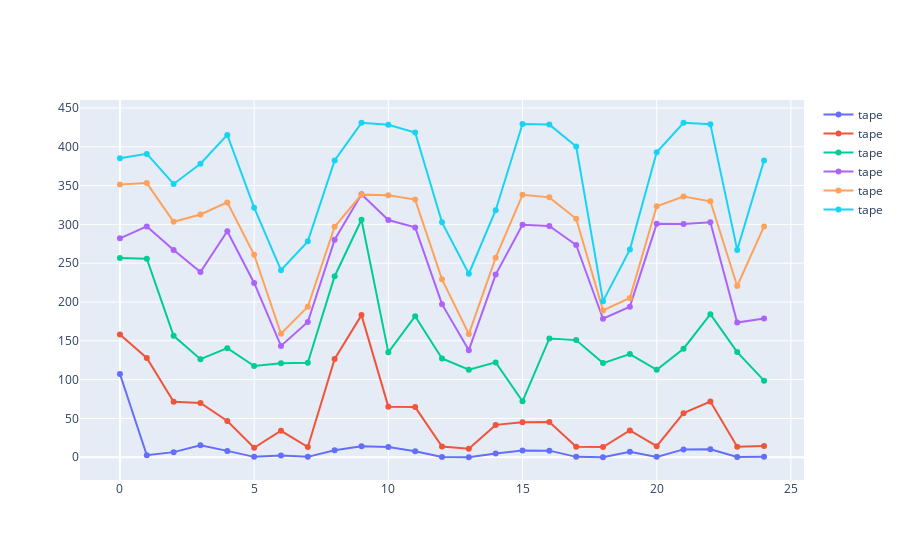
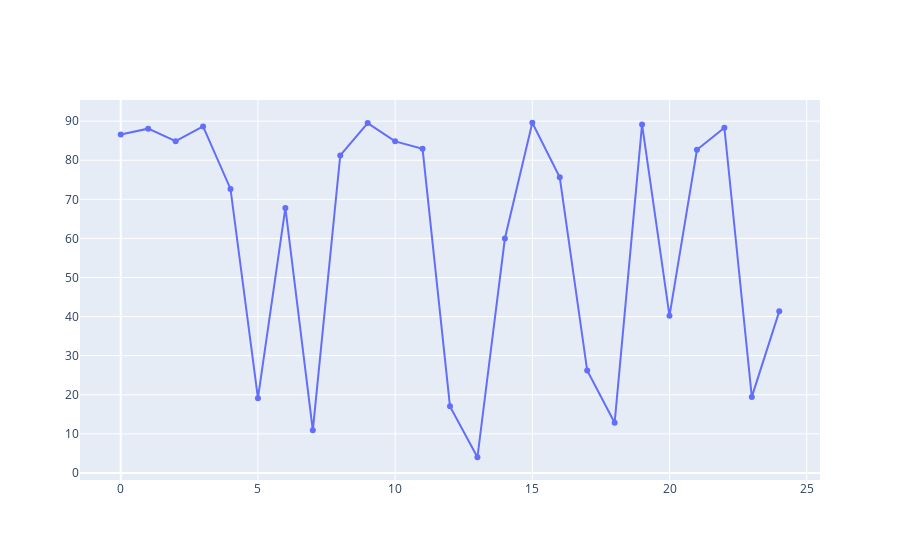

The cell these charts' notebook holds for them, in order:
### Code cell
import plotly.graph_objects as go





def draw_graph_y(y_points_avg,num_tapes):
    fig = go.Figure()
    for index in range(num_tapes):
        fig.add_trace(go.Scatter(y=y_points_avg[index],
                        mode='lines+markers',
                        name='tape')) ##figure out how to get all the different tape numbers in name
    fig.show()


def draw_graph_angles(angles_avg):
    fig = go.Figure()
    fig.add_trace(go.Scatter(y=angles_avg,
                    mode='lines+markers',
                    name='angles'))
    fig.show()

draw_graph_y(y_points_avg,6)
draw_graph_angles(angles_avg)
# Create traces
"""fig = go.Figure()
fig1 = go.Figure()
fig2 = go.Figure()
fig3 = go.Figure()
fig4 = go.Figure()
fig5 = go.Figure()
fig6 = go.Figure()
fig7 = go.Figure()
fig.add_trace(go.Scatter(y=y_points1,
                    mode='lines+markers',
                    name='tape1'))
fig.add_trace(go.Scatter(y=y_points2,
                    mode='lines+markers',
                    name='tape2'))
fig.add_trace(go.Scatter(y=y_points3,
                    mode='lines+markers',
                    name='tape3'))
fig.add_trace(go.Scatter(y=y_points4,
                    mode='lines+markers',
                    name='tape4'))
fig.add_trace(go.Scatter(y=y_points5,
                    mode='lines+markers',
                    name='tape5'))
fig.add_trace(go.Scatter(y=y_points6,
                    mode='lines+markers',
                    name='tape6'))"""
"""fig2.add_trace(go.Scatter(y=angles,
                    mode='lines+markers',
                    name='angles'))"""
"""fig3.add_trace(go.Scatter(y=y_points1,
                    mode='lines+markers',
                    name='tape1'))
fig3.add_trace(go.Scatter(y=y_points2,
                    mode='lines+markers',
                    name='tape2'))
fig3.add_trace(go.Scatter(y=y_points3,
                    mode='lines+markers',
                    name='tape3'))
fig4.add_trace(go.Scatter(y=y_points1_avg,
                    mode='lines+markers',
                    name='tape1_avg'))
fig4.add_trace(go.Scatter(y=y_points2_avg,
                    mode='lines+markers',
                    name='tape2_avg'))
fig4.add_trace(go.Scatter(y=y_points3_avg,
                    mode='lines+markers',
                    name='tape3_avg'))
fig4.add_trace(go.Scatter(y=y_points4_avg,
                    mode='lines+markers',
                    name='tape4_avg'))
fig4.add_trace(go.Scatter(y=y_points5_avg,
                    mode='lines+markers',
                    name='tape5_avg'))
fig4.add_trace(go.Scatter(y=y_points6_avg,
                    mode='lines+markers',
                    name='tape6_avg'))
fig5.add_trace(go.Scatter(y=angles_avg,
                    mode='lines+markers',
                    name='angles_avg'))
fig6.add_trace(go.Scatter(y=angles_avg_new,
                    mode='lines+markers',
                    name='angles_avg_new'))
fig7.add_trace(go.Scatter(y=y_points_avg[0],
                    mode='lines+markers',
                    name='tape1'))
fig7.add_trace(go.Scatter(y=y_points_avg[1],
                    mode='lines+markers',
                    name='tape2'))
fig7.add_trace(go.Scatter(y=y_points_avg[2],
                    mode='lines+markers',
                    name='tape3'))
fig7.add_trace(go.Scatter(y=y_points_avg[3],
                    mode='lines+markers',
                    name='tape4'))
fig7.add_trace(go.Scatter(y=y_points_avg[4],
                    mode='lines+markers',
                    name='tape5'))
fig7.add_trace(go.Scatter(y=y_points_avg[5],
                    mode='lines+markers',
                    name='tape6'))
#fig.add_trace(go.Scatter(x=random_x, y=random_y,mode='lines+markers',name='lines+markers'))


fig.show()

fig2.show()
fig3.show()
fig4.show()
fig7.show()
fig5.show()
fig6.show()
"""

### Figure 1 — Plotly figure (JSON) as saved in the notebook; plotly's stock layout.template omitted (floating-point values rounded to 4 significant figures)
{"data": [{"mode": "lines+markers", "name": "tape", "type": "scatter", "y": [107.3, 2.6, 6.6, 15.3, 8.2, 0.5, 2.4, 0.5, 8.9, 14.3, 13.1, 7.7, 0.3, 0.1, 4.9, 8.6, 8.5, 0.5, 0, 7, 0.5, 10.1, 10.3, 0.3, 0.5]}, {"mode": "lines+markers", "name": "tape", "type": "scatter", "y": [158.1, 128, 71.4, 69.9, 46.7, 12.2, 34.1, 13.1, 126.6, 183.1, 65.2, 64.6, 13.7, 11.1, 41.7, 45.2, 45.4, 13.6, 13.2, 34.5, 14.3, 56.8, 71.7, 13.5, 14.33]}, {"mode": "lines+markers", "name": "tape", "type": "scatter", "y": [256.7, 255.7, 156.4, 126.3, 140.5, 117.5, 121.1, 121.6, 233.2, 305.9, 135.1, 181.7, 127.3, 112.8, 122.2, 72.1, 153, 150.9, 121.3, 132.9, 112.7, 139.8, 184.3, 135.5, 98.67]}, {"mode": "lines+markers", "name": "tape", "type": "scatter", "y": [282, 297.3, 267, 238.7, 291.1, 224.5, 143.4, 174.3, 280.3, 338.7, 305.6, 296.1, 197.2, 137.9, 235.3, 299.5, 298, 273.4, 178.4, 194, 300.7, 300.5, 302.8, 173.5, 178.8]}, {"mode": "lines+markers", "name": "tape", "type": "scatter", "y": [351.2, 353.2, 303.4, 312.7, 328.3, 260.8, 159.2, 193.8, 296.9, 338.3, 337.4, 331.9, 229.2, 158.7, 257.1, 338.1, 334.8, 307.2, 189.2, 205.1, 323.3, 335.8, 329.7, 220.6, 297.3]}, {"mode": "lines+markers", "name": "tape", "type": "scatter", "y": [385.2, 390.8, 352, 378.1, 415.2, 321.5, 241.0, 278.1, 382.4, 430.8, 428.2, 418.4, 302.6, 236.4, 318.2, 429.2, 428.5, 400.3, 201.1, 267.5, 392.9, 430.9, 428.9, 267.1, 382.2]}], "layout": {}}

### Figure 2 — Plotly figure (JSON) as saved in the notebook; plotly's stock layout.template omitted (floating-point values rounded to 4 significant figures)
{"data": [{"mode": "lines+markers", "name": "angles", "type": "scatter", "y": [86.61, 88.08, 84.87, 88.67, 72.66, 19.13, 67.79, 10.91, 81.22, 89.5, 84.83, 82.91, 17.03, 4.01, 59.97, 89.6, 75.63, 26.2, 12.82, 89.16, 40.19, 82.66, 88.31, 19.46, 41.33]}], "layout": {}}
